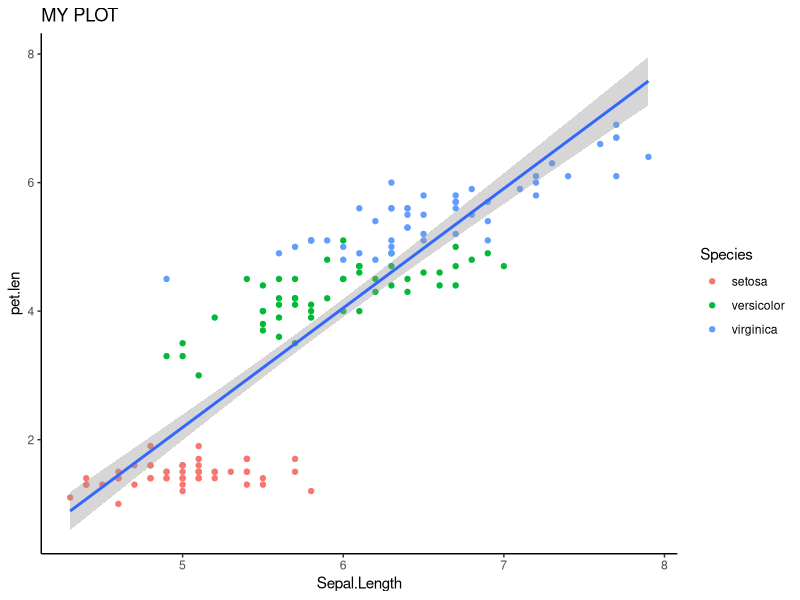
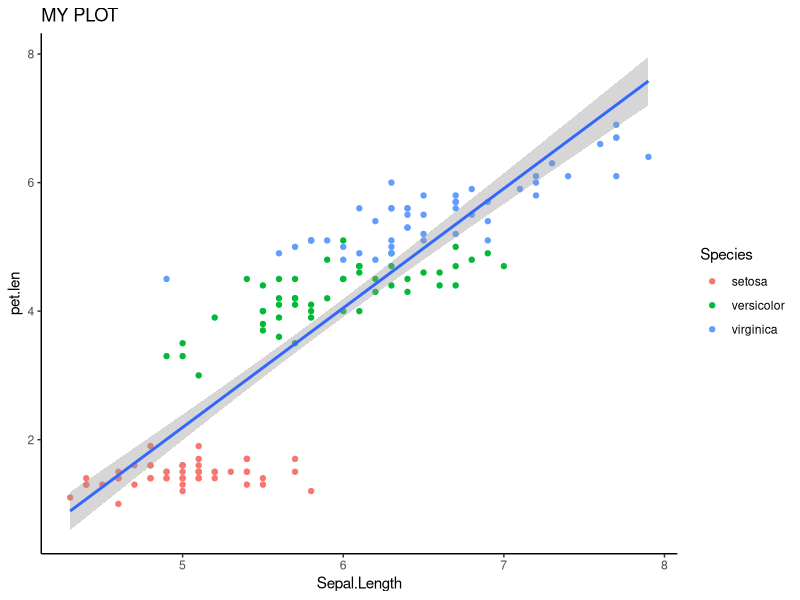

Reproduce these figures in R, in order.
## ---- chunk 1
knitr::opts_chunk$set(echo = TRUE)
## ---- chunk 2
# Loading packages 
library("tidyverse")
## ---- chunk 3
# first 6 rows with column names
head(iris)
## ---- chunk 4
# how many rows of the data frame
nrow(iris)
# how many columns of the data frame
ncol(iris)
# what's the dimension of the data frame: row * column
dim(iris)
## ---- chunk 5
# select only the width columns
width.only <- select(iris, Sepal.Width, Petal.Width)
head(width.only)
## ---- chunk 6
# select sepal length greater than 6. 
long.length <- filter(iris, Sepal.Length > 6)
head(long.length)

# select the first 10 rows 
first.ten <- slice(iris, 1:10)
first.ten
## ---- chunk 7
# select sepal length greater than 6. and only the width columns
bothsel <- iris %>%
             filter(Sepal.Length > 6) %>%
             select(Sepal.Width, Petal.Width)    
head(bothsel)
dim(bothsel)
## ---- chunk 8
# add a new column in iris called as Sepal.Length_mm
addediris <- iris %>%
              mutate(Sepal.Length_mm = Sepal.Length * 100)
head(addediris)
dim(addediris)
## ---- chunk 9
# rename(data frame, new_name = old_name, new_name = old_name)
iris <- rename(iris, pet.len = Petal.Length, pet.wid = Petal.Width) 
head(iris)
## ---- chunk 10
# recode factors recode(old column, old name = new name)
newcol1 <- dplyr::recode(iris$Species, "setosa"="SET", "versicolor"="VER", "virginica" = "VIR")
newcol1
## ---- chunk 11
# pasting text together
newcol2 <- paste(iris$Species, newcol1, sep = "_")
newcol2
## ---- chunk 12
# logic from other variables
newcol3 <- ifelse(iris$Sepal.Length > 6 | iris$pet.len > 6, "long", "standard")
newcol3

# other logic format
#iris$Sepal.Length > 6 & iris$Petal.Length > 6
#iris$Sepal.Length <= 6 | iris$Petal.Length != 6
## ---- chunk 13
# converting column types
newcol4 <- as.factor(newcol3)
newcol4

# other converting types
# as.numeric()
# as.character()
## ---- chunk 14
# create a summary table by species
sumtab <- iris %>%
            group_by(Species) %>%
            summarize(mean_Sepal.Length = mean(Sepal.Length), total = n())
sumtab
## ---- chunk 15
# sort summary table
sortedsumtab <- sumtab %>%
                  arrange(desc(mean_Sepal.Length))
sortedsumtab
## ---- chunk 16
combinedcol <- cbind(width.only, select(iris, Species))
head(combinedcol)
dim(combinedcol)
## ---- chunk 17
iris.first.half <- slice(iris, 1:75)
iris.second.half <- slice(iris, 76:150)
back.together <- rbind(iris.first.half, iris.second.half)

dim(iris.first.half)
dim(iris.second.half)
dim(back.together)
## ---- chunk 18
# create a new data frame with the key variable called as "id.code"
id.code <- seq(1:nrow(iris))
some.rand <- rnorm(1:nrow(iris), mean = 0, sd = 1)
new.df <- data.frame(id.code, some.rand)
head(new.df)

# create a key variable in iris
iris <- iris %>% 
          mutate(id.code = seq(1:nrow(iris))) 

iris.join <- full_join(iris, new.df, by="id.code")
head(iris.join)

## right_join
## left_join
## inner_join
## anti_join
## ---- chunk 19
mean(iris$Sepal.Length, na.rm = TRUE)
sd(iris$Sepal.Length, na.rm = TRUE)
cor(iris$Sepal.Length, iris$Sepal.Width)
## ---- chunk 20
iristtest <- filter(iris, Species!="setosa")
t.test(iristtest$Sepal.Length~iristtest$Species)
## ---- chunk 21
one.way <- aov(Sepal.Length ~ Species, data = iris)
summary(one.way)
## ---- chunk 22
my.model <- lm(Sepal.Length ~ pet.len, data=iris)
summary(my.model)
## ---- chunk 23
my.plot <- ggplot(iris, aes(Sepal.Length, pet.len))+
   geom_point(aes(colour=Species))+
   geom_smooth(method = lm)+
   theme_classic()+
   ggtitle("MY PLOT")
my.plot
## ---- chunk 24
ggsave("my.plot.jpg",my.plot, height=4, width=4, dpi=500)
## ---- chunk 25
# Basic function structure
square.it <- function(x) {
  square <- x * x
  return(square)
}

square.it(5)
## ---- chunk 26
# if else statement structure
num = 1000
if (num < 50) { 
  eval <- "small"
} else {
  eval <- "big"
}
eval
## ---- chunk 27
# Basic For Loop
for (i in 1:5) {
  print(i)
}
## ---- chunk 28
# Put For Loop in a Function
## newvector is an NA vector with the length as nrow(iris) 
newvector <- rep(NA, nrow(iris))
newvector

comvec <- function(newvector){
  for(i in 1:length(newvector)){
    newvector[i] <- paste("Demo", i, sep = "_")
  }
  print(newvector)
}

## now newvector is vector with filled in content of the same length. 
comvec(newvector)
## ---- chunk 29
newvector <- paste("Demo", seq(1:nrow(iris)), sep="_")
newvector

## apply
## lapply
## sapply
## tapply
